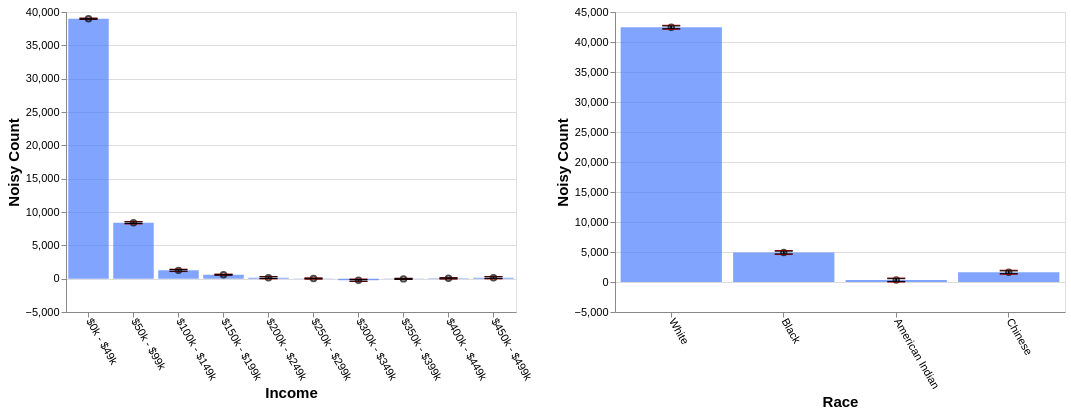

Source (Vega-Lite JSON):
### Vega-Lite specification from a JSON file in a GitHub repository (floating-point values rounded to 4 significant figures)
{"config": {"view": {"continuousWidth": 400, "continuousHeight": 300}, "axis": {"labelFontSize": 11, "titleFontSize": 15}, "axisBottom": {"labelAngle": 60}}, "hconcat": [{"layer": [{"mark": "bar", "encoding": {"color": {"value": "transparent"}, "tooltip": [{"aggregate": "sum", "field": "noisy_count", "title": "noisy count", "type": "quantitative"}, {"aggregate": "sum", "field": "noisy_count_prev", "title": "prev count", "type": "quantitative"}, {"aggregate": "sum", "field": "error", "title": "current error", "type": "quantitative"}, {"aggregate": "sum", "field": "error_prev", "title": "prev error", "type": "quantitative"}], "x": {"field": "income", "sort": null, "title": "Income", "type": "ordinal"}}, "height": 300, "selection": {"selector623": {"type": "interval", "encodings": ["x"]}}, "transform": [{"filter": {"selection": "selector624"}}], "width": 450}, {"mark": {"type": "bar", "color": "gray", "opacity": 0}, "encoding": {"x": {"field": "income", "sort": null, "title": "Income", "type": "ordinal"}, "y": {"aggregate": "sum", "field": "noisy_count_prev", "type": "quantitative"}}, "transform": [{"filter": {"selection": "selector624"}}]}, {"mark": {"type": "bar", "color": "#4C7FFF", "opacity": 0.7}, "encoding": {"x": {"field": "income", "sort": null, "title": "Income", "type": "ordinal"}, "y": {"aggregate": "sum", "field": "noisy_count", "type": "quantitative"}}, "transform": [{"filter": {"selection": "selector624"}}]}, {"mark": {"type": "point", "color": "black", "opacity": 0.7}, "encoding": {"x": {"field": "income", "sort": null, "title": "Income", "type": "ordinal"}, "y": {"aggregate": "sum", "field": "noisy_count", "title": "Noisy Count", "type": "quantitative"}}, "transform": [{"filter": {"selection": "selector624"}}]}, {"mark": {"type": "rule", "color": "#B6B6B6", "size": 2, "strokeDash": [3, 3]}, "encoding": {"x": {"field": "income", "sort": null, "title": "Income", "type": "ordinal"}, "y": {"aggregate": "sum", "field": "plus_error_prev_income", "title": "", "type": "quantitative"}, "y2": {"aggregate": "sum", "field": "minus_error_prev_income", "title": ""}}, "transform": [{"filter": {"selection": "selector624"}}]}, {"mark": {"type": "tick", "color": "#B90000", "size": 0, "strokeDash": [1, 1]}, "encoding": {"x": {"field": "income", "sort": null, "title": "Income", "type": "ordinal"}, "y": {"aggregate": "sum", "field": "plus_error_prev_income", "type": "quantitative"}}, "transform": [{"filter": {"selection": "selector624"}}]}, {"mark": {"type": "tick", "color": "#B90000", "size": 0, "strokeDash": [3, 1]}, "encoding": {"x": {"field": "income", "sort": null, "title": "Income", "type": "ordinal"}, "y": {"aggregate": "sum", "field": "minus_error_prev_income", "type": "quantitative"}}, "transform": [{"filter": {"selection": "selector624"}}]}, {"mark": {"type": "rule", "color": "black", "size": 2}, "encoding": {"x": {"field": "income", "sort": null, "title": "Income", "type": "ordinal"}, "y": {"aggregate": "sum", "field": "plus_error", "title": "", "type": "quantitative"}, "y2": {"aggregate": "sum", "field": "minus_error", "title": ""}}, "transform": [{"filter": {"selection": "selector624"}}]}, {"mark": {"type": "tick", "color": "black", "width": 0}, "encoding": {"x": {"field": "income", "sort": null, "title": "Income", "type": "ordinal"}, "y": {"aggregate": "sum", "field": "plus_error", "type": "quantitative"}}, "transform": [{"filter": {"selection": "selector624"}}]}, {"mark": {"type": "tick", "color": "black", "width": 0}, "encoding": {"x": {"field": "income", "sort": null, "title": "Income", "type": "ordinal"}, "y": {"aggregate": "sum", "field": "minus_error", "type": "quantitative"}}, "transform": [{"filter": {"selection": "selector624"}}]}]}, {"layer": [{"mark": "bar", "encoding": {"color": {"value": "transparent"}, "tooltip": [{"aggregate": "sum", "field": "noisy_count", "title": "noisy count", "type": "quantitative"}, {"aggregate": "sum", "field": "noisy_count_prev", "title": "prev count", "type": "quantitative"}, {"aggregate": "sum", "field": "error", "title": "current error", "type": "quantitative"}, {"aggregate": "sum", "field": "error_prev", "title": "prev error", "type": "quantitative"}], "x": {"field": "race", "sort": null, "title": "Race", "type": "ordinal"}}, "height": 300, "selection": {"selector624": {"type": "interval", "encodings": ["x"]}}, "transform": [{"filter": {"selection": "selector623"}}], "width": 450}, {"mark": {"type": "bar", "color": "gray", "opacity": 0}, "encoding": {"x": {"field": "race", "sort": null, "title": "Race", "type": "ordinal"}, "y": {"aggregate": "sum", "field": "noisy_count_prev", "type": "quantitative"}}, "transform": [{"filter": {"selection": "selector623"}}]}, {"mark": {"type": "bar", "color": "#4C7FFF", "opacity": 0.7}, "encoding": {"x": {"field": "race", "sort": null, "title": "Race", "type": "ordinal"}, "y": {"aggregate": "sum", "field": "noisy_count", "type": "quantitative"}}, "transform": [{"filter": {"selection": "selector623"}}]}, {"mark": {"type": "point", "color": "black", "opacity": 0.7}, "encoding": {"x": {"field": "race", "sort": null, "title": "Race", "type": "ordinal"}, "y": {"aggregate": "sum", "field": "noisy_count", "title": "Noisy Count", "type": "quantitative"}}, "transform": [{"filter": {"selection": "selector623"}}]}, {"mark": {"type": "rule", "color": "#B6B6B6", "size": 2, "strokeDash": [3, 3]}, "encoding": {"x": {"field": "race", "sort": null, "title": "Race", "type": "ordinal"}, "y": {"aggregate": "sum", "field": "plus_error_prev_race", "title": "", "type": "quantitative"}, "y2": {"aggregate": "sum", "field": "minus_error_prev_race", "title": ""}}, "transform": [{"filter": {"selection": "selector623"}}]}, {"mark": {"type": "tick", "color": "#B90000", "size": 0, "strokeDash": [1, 1]}, "encoding": {"x": {"field": "race", "sort": null, "title": "Race", "type": "ordinal"}, "y": {"aggregate": "sum", "field": "plus_error_prev_race", "type": "quantitative"}}, "transform": [{"filter": {"selection": "selector623"}}]}, {"mark": {"type": "tick", "color": "#B90000", "size": 0, "strokeDash": [3, 1]}, "encoding": {"x": {"field": "race", "sort": null, "title": "Race", "type": "ordinal"}, "y": {"aggregate": "sum", "field": "minus_error_prev_race", "type": "quantitative"}}, "transform": [{"filter": {"selection": "selector623"}}]}, {"mark": {"type": "rule", "color": "black", "size": 2}, "encoding": {"x": {"field": "race", "sort": null, "title": "Race", "type": "ordinal"}, "y": {"aggregate": "sum", "field": "plus_error", "title": "", "type": "quantitative"}, "y2": {"aggregate": "sum", "field": "minus_error", "title": ""}}, "transform": [{"filter": {"selection": "selector623"}}]}, {"mark": {"type": "tick", "color": "black", "width": 0}, "encoding": {"x": {"field": "race", "sort": null, "title": "Race", "type": "ordinal"}, "y": {"aggregate": "sum", "field": "plus_error", "type": "quantitative"}}, "transform": [{"filter": {"selection": "selector623"}}]}, {"mark": {"type": "tick", "color": "black", "width": 0}, "encoding": {"x": {"field": "race", "sort": null, "title": "Race", "type": "ordinal"}, "y": {"aggregate": "sum", "field": "minus_error", "type": "quantitative"}}, "transform": [{"filter": {"selection": "selector623"}}]}]}], "data": {"name": "data-c2579acd4946ea3f912f92a877999c35"}, "$schema": "https://vega.github.io/schema/vega-lite/v4.17.0.json", "datasets": {"data-c2579acd4946ea3f912f92a877999c35": [{"income": "$0k - $49k", "race": "White", "noisy_count": 33160.0, "true_count": 33160.0, "plus_error": 33170.0, "minus_error": 33140.0, "error": 18.1, "noisy_count_prev": 33140.0, "true_count_prev": 33160.0, "plus_error_prev": 33170.0, "minus_error_prev": 33120.0, "error_prev": 22.6, "plus_error_prev_income": 33180.0, "minus_error_prev_income": 33130.0, "plus_error_prev_race": 33170.0, "minus_error_prev_race": 33120.0}, {"income": "$0k - $49k", "race": "Black", "noisy_count": 4282.0, "true_count": 4314.0, "plus_error": 4300.0, "minus_error": 4264.0, "error": 18.1, "noisy_count_prev": 4289.0, "true_count_prev": 4314.0, "plus_error_prev": 4312.0, "minus_error_prev": 4267.0, "error_prev": 22.6, "plus_error_prev_income": 4323.0, "minus_error_prev_income": 4277.0, "plus_error_prev_race": 4317.0, "minus_error_prev_race": 4272.0}, {"income": "$0k - $49k", "race": "American Indian", "noisy_count": 507.7, "true_count": 489.0, "plus_error": 525.7, "minus_error": 489.6, "error": 18.1, "noisy_count_prev": 489.9, "true_count_prev": 489.0, "plus_error_prev": 512.5, "minus_error_prev": 467.3, "error_prev": 22.6, "plus_error_prev_income": 523.4, "minus_error_prev_income": 478.2, "plus_error_prev_race": 507.9, "minus_error_prev_race": 462.7}, {"income": "$0k - $49k", "race": "Chinese", "noisy_count": 1038.0, "true_count": 992.0, "plus_error": 1057.0, "minus_error": 1020.0, "error": 18.1, "noisy_count_prev": 1020.0, "true_count_prev": 992.0, "plus_error_prev": 1042.0, "minus_error_prev": 997.0, "error_prev": 22.6, "plus_error_prev_income": 1053.0, "minus_error_prev_income": 1008.0, "plus_error_prev_race": 1043.0, "minus_error_prev_race": 998.3}, {"income": "$50k - $99k", "race": "White", "noisy_count": 7527.0, "true_count": 7572.0, "plus_error": 7557.0, "minus_error": 7497.0, "error": 29.8, "noisy_count_prev": 7549.0, "true_count_prev": 7572.0, "plus_error_prev": 7594.0, "minus_error_prev": 7504.0, "error_prev": 44.7, "plus_error_prev_income": 7587.0, "minus_error_prev_income": 7498.0, "plus_error_prev_race": 7598.0, "minus_error_prev_race": 7509.0}, {"income": "$50k - $99k", "race": "Black", "noisy_count": 515.2, "true_count": 547.0, "plus_error": 545.0, "minus_error": 485.4, "error": 29.8, "noisy_count_prev": 503.5, "true_count_prev": 547.0, "plus_error_prev": 548.2, "minus_error_prev": 458.8, "error_prev": 44.7, "plus_error_prev_income": 541.7, "minus_error_prev_income": 452.3, "plus_error_prev_race": 553.6, "minus_error_prev_race": 464.2}, {"income": "$50k - $99k", "race": "American Indian", "noisy_count": 18.2, "true_count": 64.0, "plus_error": 48.0, "minus_error": -11.6, "error": 29.8, "noisy_count_prev": 43.4, "true_count_prev": 64.0, "plus_error_prev": 88.1, "minus_error_prev": -1.3, "error_prev": 44.7, "plus_error_prev_income": 81.55, "minus_error_prev_income": -7.85, "plus_error_prev_race": 83.54, "minus_error_prev_race": -5.86}, {"income": "$50k - $99k", "race": "Chinese", "noisy_count": 328.7, "true_count": 344.0, "plus_error": 358.5, "minus_error": 298.9, "error": 29.8, "noisy_count_prev": 319.2, "true_count_prev": 344.0, "plus_error_prev": 363.9, "minus_error_prev": 274.5, "error_prev": 44.7, "plus_error_prev_income": 357.4, "minus_error_prev_income": 268.0, "plus_error_prev_race": 365.2, "minus_error_prev_race": 275.8}, {"income": "$100k - $149k", "race": "White", "noisy_count": 1007.0, "true_count": 1036.0, "plus_error": 1036.0, "minus_error": 976.9, "error": 29.8, "noisy_count_prev": 955.4, "true_count_prev": 1036.0, "plus_error_prev": 1000.0, "minus_error_prev": 910.6, "error_prev": 44.7, "plus_error_prev_income": 1014.0, "minus_error_prev_income": 924.1, "plus_error_prev_race": 1004.0, "minus_error_prev_race": 914.8}, {"income": "$100k - $149k", "race": "Black", "noisy_count": 32.4, "true_count": 45.0, "plus_error": 62.2, "minus_error": 2.6, "error": 29.8, "noisy_count_prev": 55.7, "true_count_prev": 45.0, "plus_error_prev": 100.4, "minus_error_prev": 10.9, "error_prev": 44.7, "plus_error_prev_income": 113.9, "minus_error_prev_income": 24.42, "plus_error_prev_race": 105.8, "minus_error_prev_race": 16.27}, {"income": "$100k - $149k", "race": "American Indian", "noisy_count": 53.4, "true_count": 4.0, "plus_error": 83.2, "minus_error": 23.6, "error": 29.8, "noisy_count_prev": 36.6, "true_count_prev": 4.0, "plus_error_prev": 81.3, "minus_error_prev": -8.2, "error_prev": 44.7, "plus_error_prev_income": 94.82, "minus_error_prev_income": 5.325, "plus_error_prev_race": 76.74, "minus_error_prev_race": -12.76}, {"income": "$100k - $149k", "race": "Chinese", "noisy_count": 152.5, "true_count": 64.0, "plus_error": 182.3, "minus_error": 122.7, "error": 29.8, "noisy_count_prev": 143.2, "true_count_prev": 64.0, "plus_error_prev": 187.9, "minus_error_prev": 98.5, "error_prev": 44.7, "plus_error_prev_income": 201.4, "minus_error_prev_income": 112.0, "plus_error_prev_race": 189.2, "minus_error_prev_race": 99.78}, {"income": "$150k - $199k", "race": "White", "noisy_count": 566.1, "true_count": 559.0, "plus_error": 578.8, "minus_error": 553.4, "error": 12.7, "noisy_count_prev": 563.5, "true_count_prev": 559.0, "plus_error_prev": 585.4, "minus_error_prev": 541.5, "error_prev": 21.9, "plus_error_prev_income": 587.6, "minus_error_prev_income": 543.7, "plus_error_prev_race": 589.6, "minus_error_prev_race": 545.7}, {"income": "$150k - $199k", "race": "Black", "noisy_count": -19.8, "true_count": 15.0, "plus_error": -7.1, "minus_error": -32.4, "error": 12.7, "noisy_count_prev": -32.1, "true_count_prev": 15.0, "plus_error_prev": -10.1, "minus_error_prev": -54.0, "error_prev": 21.9, "plus_error_prev_income": -7.925, "minus_error_prev_income": -51.82, "plus_error_prev_race": -4.73, "minus_error_prev_race": -48.63}, {"income": "$150k - $199k", "race": "American Indian", "noisy_count": 8.9, "true_count": 1.0, "plus_error": 21.6, "minus_error": -3.8, "error": 12.7, "noisy_count_prev": 20.3, "true_count_prev": 1.0, "plus_error_prev": 42.2, "minus_error_prev": -1.6, "error_prev": 21.9, "plus_error_prev_income": 44.38, "minus_error_prev_income": 0.575, "plus_error_prev_race": 37.64, "minus_error_prev_race": -6.16}, {"income": "$150k - $199k", "race": "Chinese", "noisy_count": 35.5, "true_count": 34.0, "plus_error": 48.2, "minus_error": 22.8, "error": 12.7, "noisy_count_prev": 30.3, "true_count_prev": 34.0, "plus_error_prev": 52.2, "minus_error_prev": 8.3, "error_prev": 21.9, "plus_error_prev_income": 54.38, "minus_error_prev_income": 10.48, "plus_error_prev_race": 53.48, "minus_error_prev_race": 9.58}, {"income": "$200k - $249k", "race": "White", "noisy_count": 206.9, "true_count": 122.0, "plus_error": 236.7, "minus_error": 177.1, "error": 29.8, "noisy_count_prev": 198.5, "true_count_prev": 122.0, "plus_error_prev": 243.2, "minus_error_prev": 153.8, "error_prev": 44.7, "plus_error_prev_income": 234.6, "minus_error_prev_income": 145.2, "plus_error_prev_race": 247.4, "minus_error_prev_race": 158.0}, {"income": "$200k - $249k", "race": "Black", "noisy_count": 9.0, "true_count": 7.0, "plus_error": 38.8, "minus_error": -20.8, "error": 29.8, "noisy_count_prev": 19.5, "true_count_prev": 7.0, "plus_error_prev": 64.2, "minus_error_prev": -25.2, "error_prev": 44.7, "plus_error_prev_income": 55.58, "minus_error_prev_income": -33.82, "plus_error_prev_race": 69.57, "minus_error_prev_race": -19.83}, {"income": "$200k - $249k", "race": "American Indian", "noisy_count": -19.9, "true_count": 3.0, "plus_error": 9.9, "minus_error": -49.7, "error": 29.8, "noisy_count_prev": -4.4, "true_count_prev": 3.0, "plus_error_prev": 40.3, "minus_error_prev": -49.1, "error_prev": 44.7, "plus_error_prev_income": 31.68, "minus_error_prev_income": -57.72, "plus_error_prev_race": 35.74, "minus_error_prev_race": -53.66}, {"income": "$200k - $249k", "race": "Chinese", "noisy_count": -48.4, "true_count": 5.0, "plus_error": -18.6, "minus_error": -78.2, "error": 29.8, "noisy_count_prev": -31.5, "true_count_prev": 5.0, "plus_error_prev": 13.3, "minus_error_prev": -76.2, "error_prev": 44.7, "plus_error_prev_income": 4.675, "minus_error_prev_income": -84.82, "plus_error_prev_race": 14.58, "minus_error_prev_race": -74.92}, {"income": "$250k - $299k", "race": "White", "noisy_count": 58.5, "true_count": 43.0, "plus_error": 71.1, "minus_error": 46.0, "error": 12.6, "noisy_count_prev": 42.8, "true_count_prev": 43.0, "plus_error_prev": 64.4, "minus_error_prev": 21.1, "error_prev": 21.7, "plus_error_prev_income": 69.8, "minus_error_prev_income": 26.5, "plus_error_prev_race": 68.58, "minus_error_prev_race": 25.28}, {"income": "$250k - $299k", "race": "Black", "noisy_count": 7.3, "true_count": 0.0, "plus_error": 19.9, "minus_error": -5.2, "error": 12.6, "noisy_count_prev": -10.0, "true_count_prev": 0.0, "plus_error_prev": 11.7, "minus_error_prev": -31.7, "error_prev": 21.7, "plus_error_prev_income": 17.1, "minus_error_prev_income": -26.3, "plus_error_prev_race": 17.07, "minus_error_prev_race": -26.33}, {"income": "$250k - $299k", "race": "American Indian", "noisy_count": -50.9, "true_count": 0.0, "plus_error": -38.3, "minus_error": -63.4, "error": 12.6, "noisy_count_prev": -52.8, "true_count_prev": 0.0, "plus_error_prev": -31.1, "minus_error_prev": -74.5, "error_prev": 21.7, "plus_error_prev_income": -25.7, "minus_error_prev_income": -69.1, "plus_error_prev_race": -35.66, "minus_error_prev_race": -79.06}, {"income": "$250k - $299k", "race": "Chinese", "noisy_count": 5.9, "true_count": 3.0, "plus_error": 18.5, "minus_error": -6.7, "error": 12.6, "noisy_count_prev": 19.2, "true_count_prev": 3.0, "plus_error_prev": 40.8, "minus_error_prev": -2.5, "error_prev": 21.7, "plus_error_prev_income": 46.2, "minus_error_prev_income": 2.9, "plus_error_prev_race": 42.08, "minus_error_prev_race": -1.22}, {"income": "$300k - $349k", "race": "White", "noisy_count": -32.3, "true_count": 11.0, "plus_error": -2.5, "minus_error": -62.1, "error": 29.8, "noisy_count_prev": -32.9, "true_count_prev": 11.0, "plus_error_prev": 11.8, "minus_error_prev": -77.6, "error_prev": 44.7, "plus_error_prev_income": -4.225, "minus_error_prev_income": -93.62, "plus_error_prev_race": 15.98, "minus_error_prev_race": -73.42}, {"income": "$300k - $349k", "race": "Black", "noisy_count": -21.0, "true_count": 1.0, "plus_error": 8.8, "minus_error": -50.8, "error": 29.8, "noisy_count_prev": 3.0, "true_count_prev": 1.0, "plus_error_prev": 47.7, "minus_error_prev": -41.7, "error_prev": 44.7, "plus_error_prev_income": 31.67, "minus_error_prev_income": -57.73, "plus_error_prev_race": 53.07, "minus_error_prev_race": -36.33}, {"income": "$300k - $349k", "race": "American Indian", "noisy_count": -128.5, "true_count": 0.0, "plus_error": -98.7, "minus_error": -158.4, "error": 29.8, "noisy_count_prev": -101.8, "true_count_prev": 0.0, "plus_error_prev": -57.1, "minus_error_prev": -146.5, "error_prev": 44.7, "plus_error_prev_income": -73.12, "minus_error_prev_income": -162.5, "plus_error_prev_race": -61.66, "minus_error_prev_race": -151.1}, {"income": "$300k - $349k", "race": "Chinese", "noisy_count": -57.8, "true_count": 0.0, "plus_error": -28.0, "minus_error": -87.6, "error": 29.8, "noisy_count_prev": -43.8, "true_count_prev": 0.0, "plus_error_prev": 0.9, "minus_error_prev": -88.5, "error_prev": 44.7, "plus_error_prev_income": -15.13, "minus_error_prev_income": -104.5, "plus_error_prev_race": 2.18, "minus_error_prev_race": -87.22}, {"income": "$350k - $399k", "race": "White", "noisy_count": 25.0, "true_count": 2.0, "plus_error": 43.0, "minus_error": 7.0, "error": 18.0, "noisy_count_prev": 18.3, "true_count_prev": 2.0, "plus_error_prev": 40.8, "minus_error_prev": -4.2, "error_prev": 22.5, "plus_error_prev_income": 47.9, "minus_error_prev_income": 2.9, "plus_error_prev_race": 44.98, "minus_error_prev_race": -0.02}, {"income": "$350k - $399k", "race": "Black", "noisy_count": -15.0, "true_count": 0.0, "plus_error": 3.0, "minus_error": -32.9, "error": 18.0, "noisy_count_prev": -18.1, "true_count_prev": 0.0, "plus_error_prev": 4.4, "minus_error_prev": -40.6, "error_prev": 22.5, "plus_error_prev_income": 11.5, "minus_error_prev_income": -33.5, "plus_error_prev_race": 9.77, "minus_error_prev_race": -35.23}, {"income": "$350k - $399k", "race": "American Indian", "noisy_count": -46.5, "true_count": 0.0, "plus_error": -28.5, "minus_error": -64.5, "error": 18.0, "noisy_count_prev": -67.2, "true_count_prev": 0.0, "plus_error_prev": -44.7, "minus_error_prev": -89.7, "error_prev": 22.5, "plus_error_prev_income": -37.6, "minus_error_prev_income": -82.6, "plus_error_prev_race": -49.26, "minus_error_prev_race": -94.26}, {"income": "$350k - $399k", "race": "Chinese", "noisy_count": 4.5, "true_count": 0.0, "plus_error": 22.5, "minus_error": -13.5, "error": 18.0, "noisy_count_prev": 6.6, "true_count_prev": 0.0, "plus_error_prev": 29.1, "minus_error_prev": -15.9, "error_prev": 22.5, "plus_error_prev_income": 36.2, "minus_error_prev_income": -8.8, "plus_error_prev_race": 30.38, "minus_error_prev_race": -14.62}, {"income": "$400k - $449k", "race": "White", "noisy_count": -5.0, "true_count": 2.0, "plus_error": 13.2, "minus_error": -23.2, "error": 18.2, "noisy_count_prev": 9.1, "true_count_prev": 2.0, "plus_error_prev": 32.0, "minus_error_prev": -13.8, "error_prev": 22.9, "plus_error_prev_income": 32.2, "minus_error_prev_income": -13.6, "plus_error_prev_race": 36.18, "minus_error_prev_race": -9.62}, {"income": "$400k - $449k", "race": "Black", "noisy_count": 79.5, "true_count": 0.0, "plus_error": 97.7, "minus_error": 61.2, "error": 18.2, "noisy_count_prev": 46.5, "true_count_prev": 0.0, "plus_error_prev": 69.4, "minus_error_prev": 23.5, "error_prev": 22.9, "plus_error_prev_income": 69.6, "minus_error_prev_income": 23.7, "plus_error_prev_race": 74.77, "minus_error_prev_race": 28.87}, {"income": "$400k - $449k", "race": "American Indian", "noisy_count": -55.1, "true_count": 0.0, "plus_error": -36.8, "minus_error": -73.3, "error": 18.2, "noisy_count_prev": -37.6, "true_count_prev": 0.0, "plus_error_prev": -14.7, "minus_error_prev": -60.5, "error_prev": 22.9, "plus_error_prev_income": -14.5, "minus_error_prev_income": -60.3, "plus_error_prev_race": -19.26, "minus_error_prev_race": -65.06}, {"income": "$400k - $449k", "race": "Chinese", "noisy_count": 29.5, "true_count": 0.0, "plus_error": 47.8, "minus_error": 11.3, "error": 18.2, "noisy_count_prev": 30.1, "true_count_prev": 0.0, "plus_error_prev": 53.0, "minus_error_prev": 7.1, "error_prev": 22.9, "plus_error_prev_income": 53.2, "minus_error_prev_income": 7.3, "plus_error_prev_race": 54.28, "minus_error_prev_race": 8.38}, {"income": "$450k - $499k", "race": "White", "noisy_count": -60.4, "true_count": 1.0, "plus_error": -30.6, "minus_error": -90.3, "error": 29.8, "noisy_count_prev": -39.3, "true_count_prev": 1.0, "plus_error_prev": 5.4, "minus_error_prev": -84.0, "error_prev": 44.7, "plus_error_prev_income": 13.0, "minus_error_prev_income": -76.4, "plus_error_prev_race": 9.58, "minus_error_prev_race": -79.82}, {"income": "$450k - $499k", "race": "Black", "noisy_count": 42.0, "true_count": 0.0, "plus_error": 71.8, "minus_error": 12.2, "error": 29.8, "noisy_count_prev": 0.8, "true_count_prev": 0.0, "plus_error_prev": 45.6, "minus_error_prev": -43.9, "error_prev": 44.7, "plus_error_prev_income": 53.2, "minus_error_prev_income": -36.3, "plus_error_prev_race": 50.97, "minus_error_prev_race": -38.53}, {"income": "$450k - $499k", "race": "American Indian", "noisy_count": 36.4, "true_count": 0.0, "plus_error": 66.2, "minus_error": 6.5, "error": 29.8, "noisy_count_prev": 42.9, "true_count_prev": 0.0, "plus_error_prev": 87.6, "minus_error_prev": -1.8, "error_prev": 44.7, "plus_error_prev_income": 95.2, "minus_error_prev_income": 5.8, "plus_error_prev_race": 83.04, "minus_error_prev_race": -6.36}, {"income": "$450k - $499k", "race": "Chinese", "noisy_count": 133.8, "true_count": 0.0, "plus_error": 163.6, "minus_error": 104.0, "error": 29.8, "noisy_count_prev": 117.0, "true_count_prev": 0.0, "plus_error_prev": 161.8, "minus_error_prev": 72.3, "error_prev": 44.7, "plus_error_prev_income": 169.4, "minus_error_prev_income": 79.9, "plus_error_prev_race": 163.1, "minus_error_prev_race": 73.58}]}}
